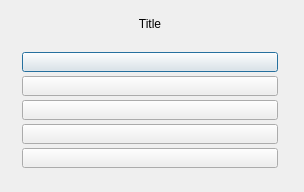
<?xml version="1.0" encoding="UTF-8"?>
<ui version="4.0">
 <class>DisplayOptionsDialog</class>
 <widget class="QDialog" name="DisplayOptionsDialog">
  <property name="geometry">
   <rect>
    <x>0</x>
    <y>0</y>
    <width>304</width>
    <height>192</height>
   </rect>
  </property>
  <property name="windowTitle">
   <string/>
  </property>
  <widget class="Label" name="cTitle">
   <property name="geometry">
    <rect>
     <x>0</x>
     <y>0</y>
     <width>300</width>
     <height>48</height>
    </rect>
   </property>
   <property name="sizePolicy">
    <sizepolicy hsizetype="Expanding" vsizetype="Preferred">
     <horstretch>0</horstretch>
     <verstretch>0</verstretch>
    </sizepolicy>
   </property>
   <property name="text">
    <string>Title</string>
   </property>
   <property name="alignment">
    <set>Qt::AlignCenter</set>
   </property>
  </widget>
  <widget class="Button" name="cFullScreen">
   <property name="geometry">
    <rect>
     <x>22</x>
     <y>52</y>
     <width>256</width>
     <height>20</height>
    </rect>
   </property>
   <property name="minimumSize">
    <size>
     <width>0</width>
     <height>0</height>
    </size>
   </property>
   <property name="maximumSize">
    <size>
     <width>260</width>
     <height>24</height>
    </size>
   </property>
   <property name="text">
    <string/>
   </property>
  </widget>
  <widget class="Button" name="c640x480">
   <property name="geometry">
    <rect>
     <x>22</x>
     <y>76</y>
     <width>256</width>
     <height>20</height>
    </rect>
   </property>
   <property name="minimumSize">
    <size>
     <width>0</width>
     <height>0</height>
    </size>
   </property>
   <property name="maximumSize">
    <size>
     <width>260</width>
     <height>24</height>
    </size>
   </property>
   <property name="text">
    <string/>
   </property>
  </widget>
  <widget class="Button" name="cCancel">
   <property name="geometry">
    <rect>
     <x>22</x>
     <y>148</y>
     <width>256</width>
     <height>20</height>
    </rect>
   </property>
   <property name="sizePolicy">
    <sizepolicy hsizetype="Fixed" vsizetype="Fixed">
     <horstretch>0</horstretch>
     <verstretch>0</verstretch>
    </sizepolicy>
   </property>
   <property name="minimumSize">
    <size>
     <width>0</width>
     <height>0</height>
    </size>
   </property>
   <property name="maximumSize">
    <size>
     <width>260</width>
     <height>24</height>
    </size>
   </property>
   <property name="text">
    <string/>
   </property>
  </widget>
  <widget class="Button" name="c1024x768">
   <property name="geometry">
    <rect>
     <x>22</x>
     <y>124</y>
     <width>256</width>
     <height>20</height>
    </rect>
   </property>
   <property name="sizePolicy">
    <sizepolicy hsizetype="Fixed" vsizetype="Fixed">
     <horstretch>0</horstretch>
     <verstretch>0</verstretch>
    </sizepolicy>
   </property>
   <property name="minimumSize">
    <size>
     <width>0</width>
     <height>0</height>
    </size>
   </property>
   <property name="maximumSize">
    <size>
     <width>260</width>
     <height>24</height>
    </size>
   </property>
   <property name="text">
    <string/>
   </property>
  </widget>
  <widget class="Button" name="c800x600">
   <property name="geometry">
    <rect>
     <x>22</x>
     <y>100</y>
     <width>256</width>
     <height>20</height>
    </rect>
   </property>
   <property name="sizePolicy">
    <sizepolicy hsizetype="Fixed" vsizetype="Fixed">
     <horstretch>0</horstretch>
     <verstretch>0</verstretch>
    </sizepolicy>
   </property>
   <property name="minimumSize">
    <size>
     <width>0</width>
     <height>0</height>
    </size>
   </property>
   <property name="maximumSize">
    <size>
     <width>260</width>
     <height>24</height>
    </size>
   </property>
   <property name="text">
    <string/>
   </property>
  </widget>
 </widget>
 <customwidgets>
  <customwidget>
   <class>Button</class>
   <extends>QPushButton</extends>
   <header>widget/button.h</header>
  </customwidget>
  <customwidget>
   <class>Label</class>
   <extends>QLabel</extends>
   <header>widget/label.h</header>
  </customwidget>
 </customwidgets>
 <resources/>
 <connections/>
</ui>
